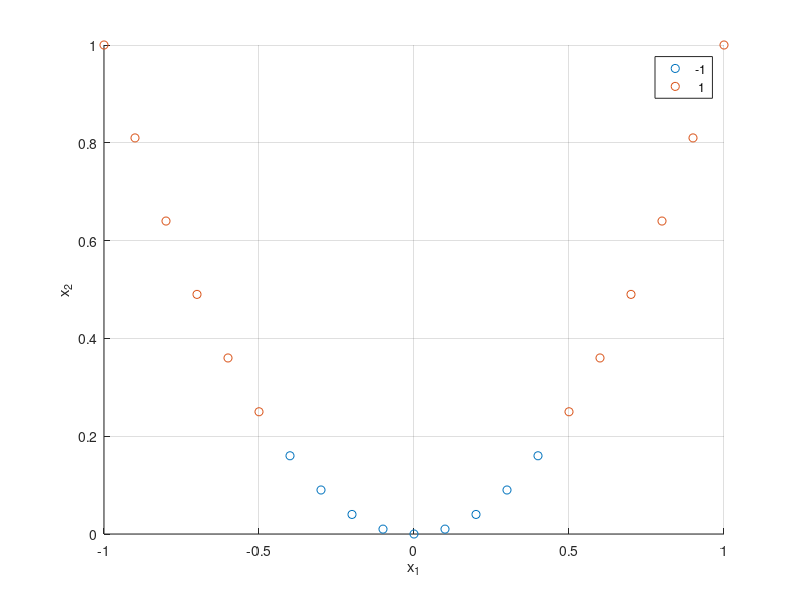
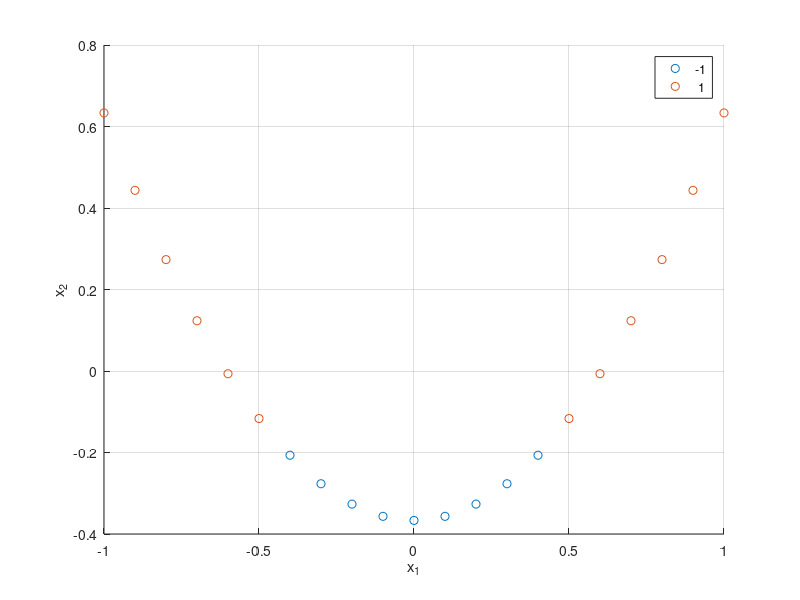
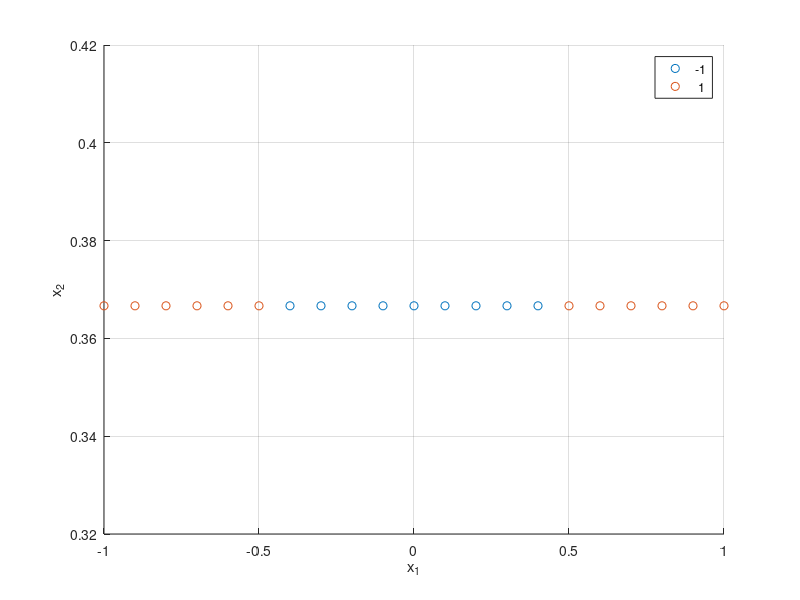

MATLAB code for these plots, in order:
%% Example of PCA in 2D
clear all
close all

x1=[-1:0.1:1];
x2=x1.^2;

X=[x1' x2'];
[m,d]=size(X);
y=ones(m,1);
y(abs(x1)<0.5)=-1;

figure
gscatter(x1,x2,y)
grid on
xlabel('x_1')
ylabel('x_2')

figure
gscatter(x1-mean(x1),x2-mean(x2),y)
grid on
xlabel('x_1')
ylabel('x_2')

C=(X-mean(X))'*(X-mean(X));
[V,D]=eig(C);
[~,idx_sort]=sort(diag(D),'descend');
hathatX=(V(:,idx_sort(1))*V(:,idx_sort(1))'*(X-mean(X))')'+mean(X);

figure
gscatter(hathatX(:,1),hathatX(:,2),y)
grid on
xlabel('x_1')
ylabel('x_2')
